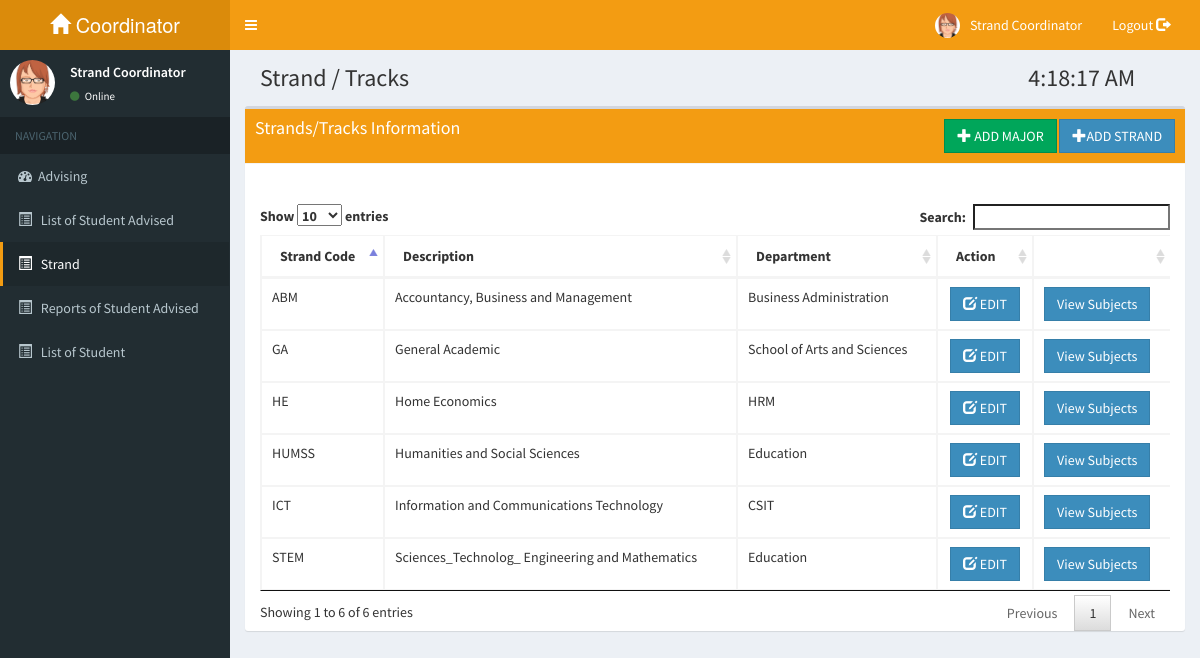
Screenshot of /coordinator/pages/strand.php (signed in) with the database file from the repository.
### tables this page shows
CREATE TABLE `tblstrand` (
  `strand_id` int(10) NOT NULL,
  `strandcode` varchar(50) NOT NULL,
  `stranddesc` varchar(50) NOT NULL,
  `duration` int(10) NOT NULL,
  `stranddept` varchar(50) NOT NULL
);

### coordinator/pages/strand.php (the view, shortened to what this page needs)
<?php 	include "../templates/templates.php";
		include "connect.php";
        headertemplate('Coordinator || Strand'); ?>
  <body class="skin-yellow">
    <div class="wrapper">
      <div class="content-wrapper">
		<section class="content-header">
          <h1 class="col-md-10">
            Strand / Tracks
          </h1>
		  <h1>
            <?php include('time.php'); ?>
          </h1>
        </section>
       <section class="content">
        <div class="box">
            <div class="box-header with-border" style="background-color: #f39c12;color:white;">
              <h3 class="box-title">Strands/Tracks Information</h3>
			<div class="input-group pull-right col-lg-4 col-md-6 col-sm-7">
                     <div class="box-tools pull-right">
						<a class="btn btn-flat btn-success"  href="strand_edit.php" data-toggle="tooltip" title="Add Major" id="major"><i class="glyphicon glyphicon-plus"></i> ADD MAJOR</a>
                        <a class="btn btn-flat btn-primary"  href="strand_add.php?opt=add" data-toggle="tooltip" title="Add New Record" id="add"><i class="glyphicon glyphicon-plus"></i>ADD STRAND</a>
                      </div>
                  </div>
			</div>
            <br/><br/>
			<div class="container-fluid">
				<div class="table-responsive">
				  <table id="applicantvalidrecord" class="table table-bordered table-hover">
					<thead>
						<th>Strand Code</th>
						<th>Description</th>
						<th>Department</th>
						<th>Action</th>
						<th></th>
					</thead>
					<tbody>
						<?php
						$res=mysqli_query($con,"select * from tblstrand");
						while($row=mysqli_fetch_array($res)){
						?>
							<tr>
								<td><?php echo $row['strandcode'];?></td>
								<td><?php echo $row['stranddesc'];?></td>
								<td><?php echo $row['stranddept'];?></td>
								<td><center><a class="btn btn-flat btn-primary"  href="strand_add.php?opt=edit&id=<?php echo $row['strand_id'];?>" data-toggle="tooltip" title="Edit Record" id="edit"><i class="glyphicon glyphicon-edit"></i> EDIT</a></center></td>
								<td><a class="btn btn-flat btn-primary" data-toggle="tooltip" title="View Subjects" href="strand_info.php?id=<?php echo $row['strandcode'];?>">View Subjects</a></td>
							</tr>
						<?php
						}
						?>
					</tbody>
				  </table>
				</div>
            </div>
          </div>
       </section>
    </div>
  </body>
</html>

### rows the page displays
tblstrand: strandcode "HE", stranddesc "Home Economics", stranddept "HRM"
tblstrand: strandcode "ICT", stranddesc "Information and Communications Technology", stranddept "CSIT"
tblstrand: strandcode "ABM", stranddesc "Accountancy, Business and Management", stranddept "Business Administration"
tblstrand: strandcode "STEM", stranddesc "Sciences_Technolog_ Engineering and Mathematics", stranddept "Education"
tblstrand: strandcode "HUMSS", stranddesc "Humanities and Social Sciences", stranddept "Education"
tblstrand: strandcode "GA", stranddesc "General Academic", stranddept "School of Arts and Sciences"
